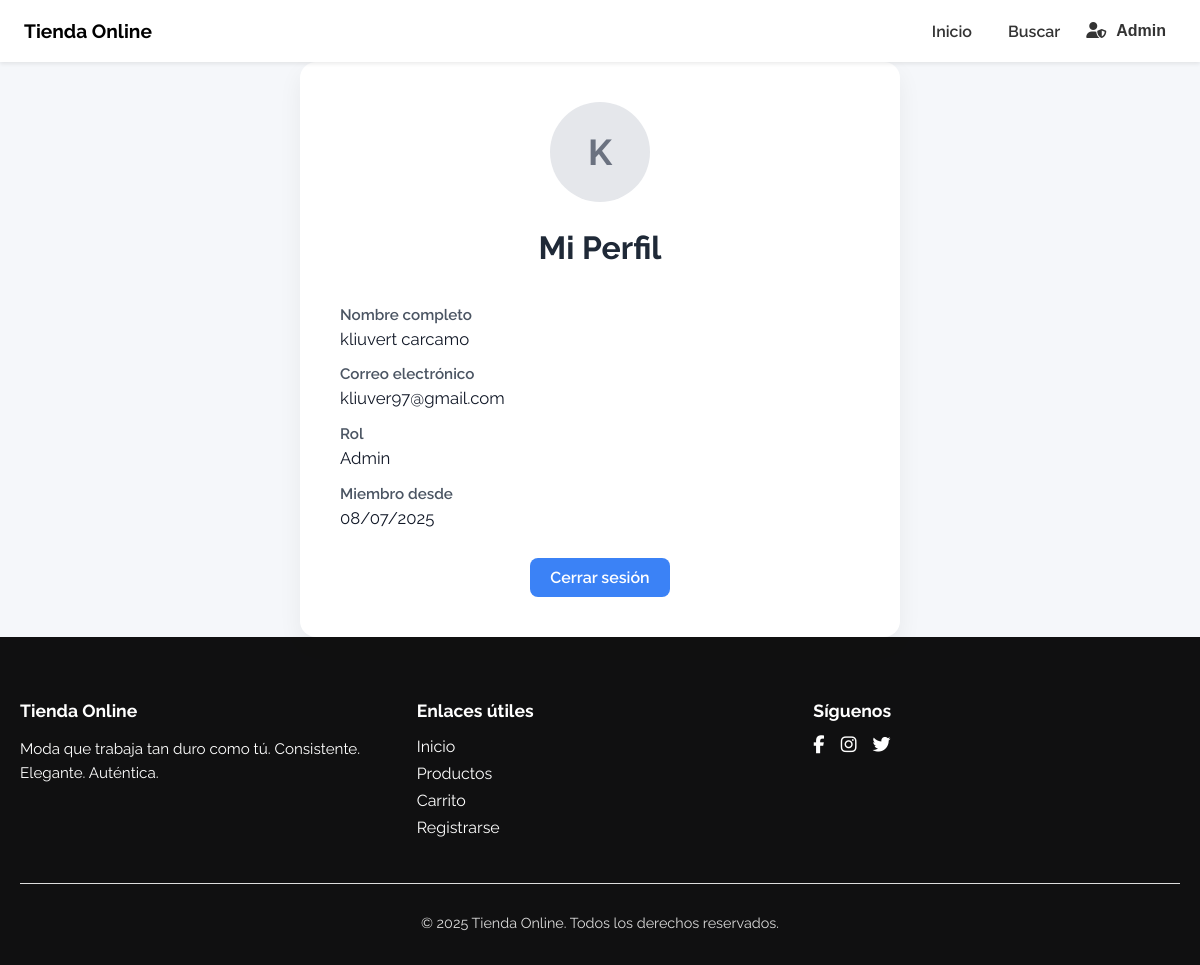
The app's page /user/perfil.php (signed in) with its own data.
### tables this page shows
CREATE TABLE `users` (
  `id` int(11) NOT NULL,
  `name` varchar(100) DEFAULT NULL,
  `email` varchar(100) DEFAULT NULL,
  `password` varchar(255) DEFAULT NULL,
  `role` enum('user','admin') DEFAULT 'user',
  `created_at` timestamp NULL DEFAULT current_timestamp()
);

### user/perfil.php (the view, shortened to what this page needs)
<?php
include '../conexion.php';
include 'header.php';
$user_id = $_SESSION['user_id'];
$stmt = $conn->prepare("SELECT name, email, role, created_at FROM users WHERE id = ?");
$stmt->bind_param("i", $user_id);
$stmt->execute();
$user = $stmt->get_result()->fetch_assoc();
?>
<!DOCTYPE html>
<html lang="en">
<head>
    <link rel="stylesheet" href="styles-user.css" />
    <link
        rel="stylesheet"
        href="https://cdnjs.cloudflare.com/ajax/libs/font-awesome/6.5.1/css/all.min.css" />
</head>
<body>
    <div class="profile-container">
        <div class="profile-avatar">
            <?= strtoupper(substr($user['name'], 0, 1)) ?>
        </div>
        <h2>Mi Perfil</h2>
        <div class="profile-info">
            <label>Nombre completo</label>
            <p><?= htmlspecialchars($user['name']) ?></p>
            <label>Correo electrónico</label>
            <p><?= htmlspecialchars($user['email']) ?></p>
            <label>Rol</label>
            <p><?= ucfirst($user['role']) ?></p>
            <label>Miembro desde</label>
            <p><?= date("d/m/Y", strtotime($user['created_at'])) ?></p>
        </div>
        <div class="profile-actions">
            <a href="/proyecto-final/Login/logout.php">Cerrar sesión</a>
        </div>
    </div>
    <footer class="site-footer">
        <div class="footer-container">
            <div class="footer-col">
                <h4>Tienda Online</h4>
                <p>Moda que trabaja tan duro como tú. Consistente. Elegante. Auténtica.</p>
            </div>
            <div class="footer-col">
                <h4>Enlaces útiles</h4>
                <ul>
                    <li><a href="index.php">Inicio</a></li>
                    <li><a href="Buscador/search.php">Productos</a></li>
                    <li><a href="Buscador/cart.php">Carrito</a></li>
                    <li><a href="Login/register.php">Registrarse</a></li>
                </ul>
            </div>
            <div class="footer-col">
                <h4>Síguenos</h4>
                <div class="social-icons">
                    <a href="#"><i class="fa-brands fa-facebook-f"></i></a>
                    <a href="#"><i class="fa-brands fa-instagram"></i></a>
                    <a href="#"><i class="fa-brands fa-twitter"></i></a>
                </div>
            </div>
        </div>
        <div class="footer-bottom">
            <p>&copy; <?= date("Y") ?> Tienda Online. Todos los derechos reservados.</p>
        </div>
    </footer>
</body>
</html>

### user/styles-user.css (style rules this page uses)
body { margin: 0; font-family: 'Raleway', sans-serif; background-color: #f5f7fa; color: #333; }
.profile-container { max-width: 600px; margin: 0 auto; background-color: #ffffff; padding: 40px; border-radius: 16px; box-shadow: 0 10px 25px rgba(0, 0, 0, 0.06); text-align: center; }
h2 { font-size: 1.8rem; margin-bottom: 20px; }
.profile-avatar { width: 100px; height: 100px; background-color: #e5e7eb; border-radius: 50%; margin: 0 auto 20px; display: flex; align-items: center; justify-content: center; font-size: 36px; font-weight: bold; color: #6b7280; }
.profile-info { text-align: left; margin-top: 20px; }
.profile-info label { font-weight: 600; color: #4b5563; display: block; margin-top: 16px; font-size: 0.95rem; }
.profile-info p { margin-top: 5px; font-size: 1.05rem; color: #111827; }
.profile-actions { margin-top: 30px; }
.profile-actions a { display: inline-block; text-decoration: none; background-color: #3b82f6; color: white; padding: 10px 20px; border-radius: 8px; font-weight: 600; transition: background-color 0.3s ease; }
h2 { text-align: center; font-size: 2rem; margin-bottom: 40px; color: #1f2937; }
.site-footer { background-color: #000000ee; color: #ffffff; padding: 40px 20px 20px; font-family: "Raleway", sans-serif; }
.footer-container { display: flex; flex-wrap: wrap; justify-content: space-between; gap: 30px; max-width: 1200px; margin: 0 auto; }
.footer-col { flex: 1 1 200px; }
.footer-col h4 { font-size: 1.1rem; margin-bottom: 15px; font-weight: bold; }
.footer-col p { font-size: 0.95rem; line-height: 1.6; }
.footer-col ul { list-style: none; padding: 0; }
.footer-col ul li { margin-bottom: 8px; }
.footer-col ul li a { text-decoration: none; color: #ffffff; transition: color 0.3s; }
.social-icons a { display: inline-block; margin-right: 12px; color: #ffffff; font-size: 18px; transition: color 0.3s; }
.footer-bottom { text-align: center; margin-top: 30px; font-size: 0.9rem; color: #dbdbdb; border-top: 1px solid #ddd; padding-top: 15px; }

### user/header.php (style rules this page uses)
* { box-sizing: border-box; }

### records on screen
users: name "K", name "kliuvert carcamo", email "kliuver97@gmail.com", role "Admin", created_at "08/07/2025"
